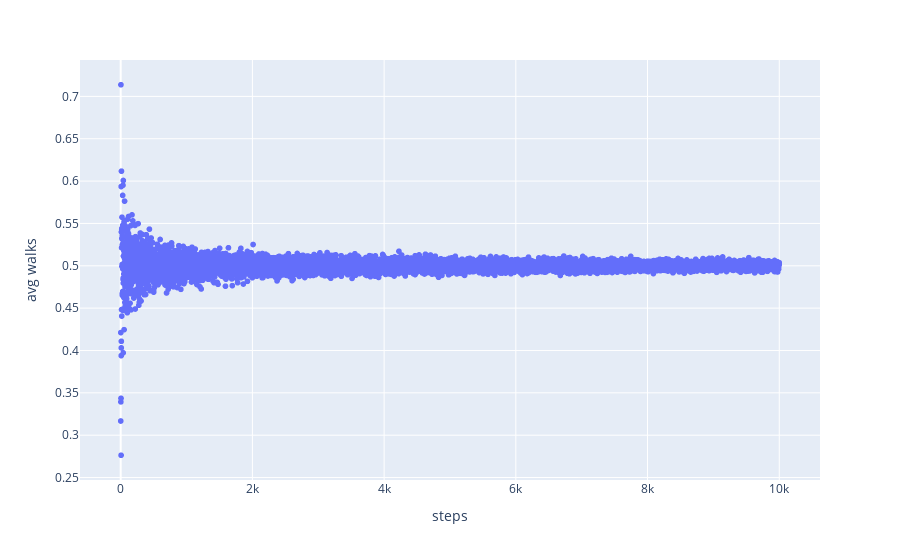

The cell this chart's notebook holds for it:
### Code cell
walk_plotter(step_list, walk_avg_list)

### Figure 1 — Plotly figure (JSON) as saved in the notebook; plotly's stock layout.template omitted (floating-point values rounded to 4 significant figures; data arrays with more than 128 entries replaced by an {"elided": "..."} marker saying what was removed)
{"data": [{"hovertemplate": "steps=%{x}<br>avg walks=%{y}<extra></extra>", "legendgroup": "", "marker": {"color": "#636efa", "symbol": "circle"}, "mode": "markers", "name": "", "showlegend": false, "type": "scattergl", "x": {"elided": "10000 int values"}, "xaxis": "x", "y": {"elided": "10000 float values"}, "yaxis": "y"}], "layout": {"legend": {"tracegroupgap": 0}, "margin": {"t": 60}, "xaxis": {"anchor": "y", "domain": [0, 1], "title": {"text": "steps"}}, "yaxis": {"anchor": "x", "domain": [0, 1], "title": {"text": "avg walks"}}}}
